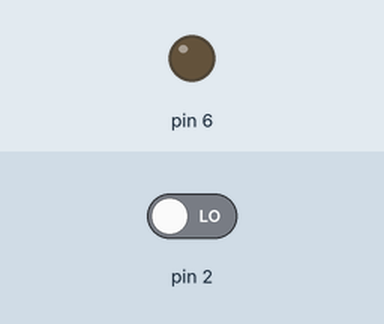
The sketch below on a simulated Arduino Uno, built with avr-gcc and run on an emulated ATmega328P. Parts: output pins drawn as LEDs (lit = HIGH). The inputs (shaded band) are chosen by the test bench; at power-on: pin 2 LOW.

Above: at 1.2 s.
1.3 s: pin 2 driven HIGH
At 1.8 s:
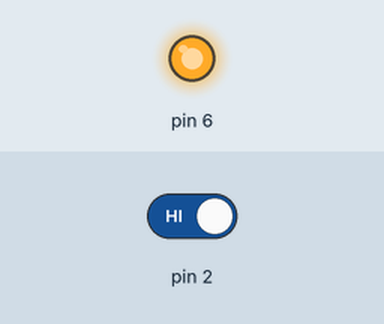
4.3 s: pin 2 driven LOW
At 5.3 s:
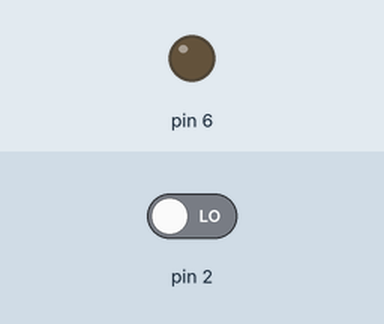
Timing chart, 0 to 7.3 s (numbered marks = the images above; inputs shaded):
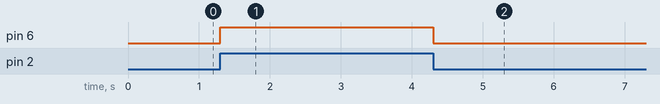

Measured:
- after the input at 1.3 s, pin 6: LOW → HIGH at once
- after the input at 4.3 s, pin 6: HIGH → LOW at once

The sketch:

buttonLedTest.ino
```cpp
void setup() {
  pinMode(6, OUTPUT);
  pinMode(2, INPUT);
}

void loop() {
  if (digitalRead(2)==HIGH) {
    digitalWrite(6, HIGH);
    delay(1000);
    digitalWrite(6, LOW);
  }
}
```
